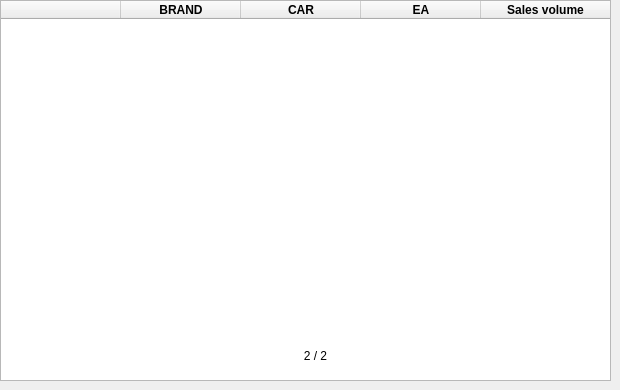
         <widget class="QWidget" name="tab_13">
          <attribute name="title">
           <string>수입차</string>
          </attribute>
          <widget class="QTableWidget" name="tableWidget_5">
           <property name="geometry">
            <rect>
             <x>0</x>
             <y>0</y>
             <width>611</width>
             <height>381</height>
            </rect>
           </property>
           <property name="horizontalScrollBarPolicy">
            <enum>Qt::ScrollBarAlwaysOff</enum>
           </property>
           <property name="editTriggers">
            <set>QAbstractItemView::EditKeyPressed</set>
           </property>
           <property name="iconSize">
            <size>
             <width>30</width>
             <height>30</height>
            </size>
           </property>
           <property name="textElideMode">
            <enum>Qt::ElideMiddle</enum>
           </property>
           <attribute name="horizontalHeaderDefaultSectionSize">
            <number>120</number>
           </attribute>
           <attribute name="horizontalHeaderStretchLastSection">
            <bool>true</bool>
           </attribute>
           <attribute name="verticalHeaderStretchLastSection">
            <bool>false</bool>
           </attribute>
           <column>
            <property name="text">
             <string/>
            </property>
           </column>
           <column>
            <property name="text">
             <string>BRAND</string>
            </property>
            <property name="font">
             <font>
              <bold>true</bold>
             </font>
            </property>
           </column>
           <column>
            <property name="text">
             <string>CAR</string>
            </property>
            <property name="font">
             <font>
              <bold>true</bold>
             </font>
            </property>
           </column>
           <column>
            <property name="text">
             <string>EA</string>
            </property>
            <property name="font">
             <font>
              <bold>true</bold>
             </font>
            </property>
           </column>
           <column>
            <property name="text">
             <string>Sales volume</string>
            </property>
            <property name="font">
             <font>
              <bold>true</bold>
             </font>
            </property>
           </column>
          </widget>
          <widget class="QPushButton" name="pushButton_99">
           <property name="geometry">
            <rect>
             <x>350</x>
             <y>340</y>
             <width>31</width>
             <height>31</height>
            </rect>
           </property>
           <property name="text">
            <string/>
           </property>
           <property name="icon">
            <iconset>
             <normaloff>../../Desktop/Important/다나와_프로젝트/사진/right.png</normaloff>../../Desktop/Important/다나와_프로젝트/사진/right.png</iconset>
           </property>
           <property name="iconSize">
            <size>
             <width>35</width>
             <height>35</height>
            </size>
           </property>
           <property name="flat">
            <bool>true</bool>
           </property>
          </widget>
          <widget class="QLabel" name="label_100">
           <property name="geometry">
            <rect>
             <x>280</x>
             <y>335</y>
             <width>71</width>
             <height>41</height>
            </rect>
           </property>
           <property name="text">
            <string>2 / 2</string>
           </property>
           <property name="alignment">
            <set>Qt::AlignCenter</set>
           </property>
          </widget>
          <widget class="QPushButton" name="pushButton_100">
           <property name="geometry">
            <rect>
             <x>250</x>
             <y>340</y>
             <width>31</width>
             <height>31</height>
            </rect>
           </property>
           <property name="cursor">
            <cursorShape>PointingHandCursor</cursorShape>
           </property>
           <property name="text">
            <string/>
           </property>
           <property name="icon">
            <iconset>
             <normaloff>../../Desktop/Important/다나와_프로젝트/사진/left.png</normaloff>../../Desktop/Important/다나와_프로젝트/사진/left.png</iconset>
           </property>
           <property name="iconSize">
            <size>
             <width>35</width>
             <height>35</height>
            </size>
           </property>
           <property name="flat">
            <bool>true</bool>
           </property>
          </widget>
         </widget>
